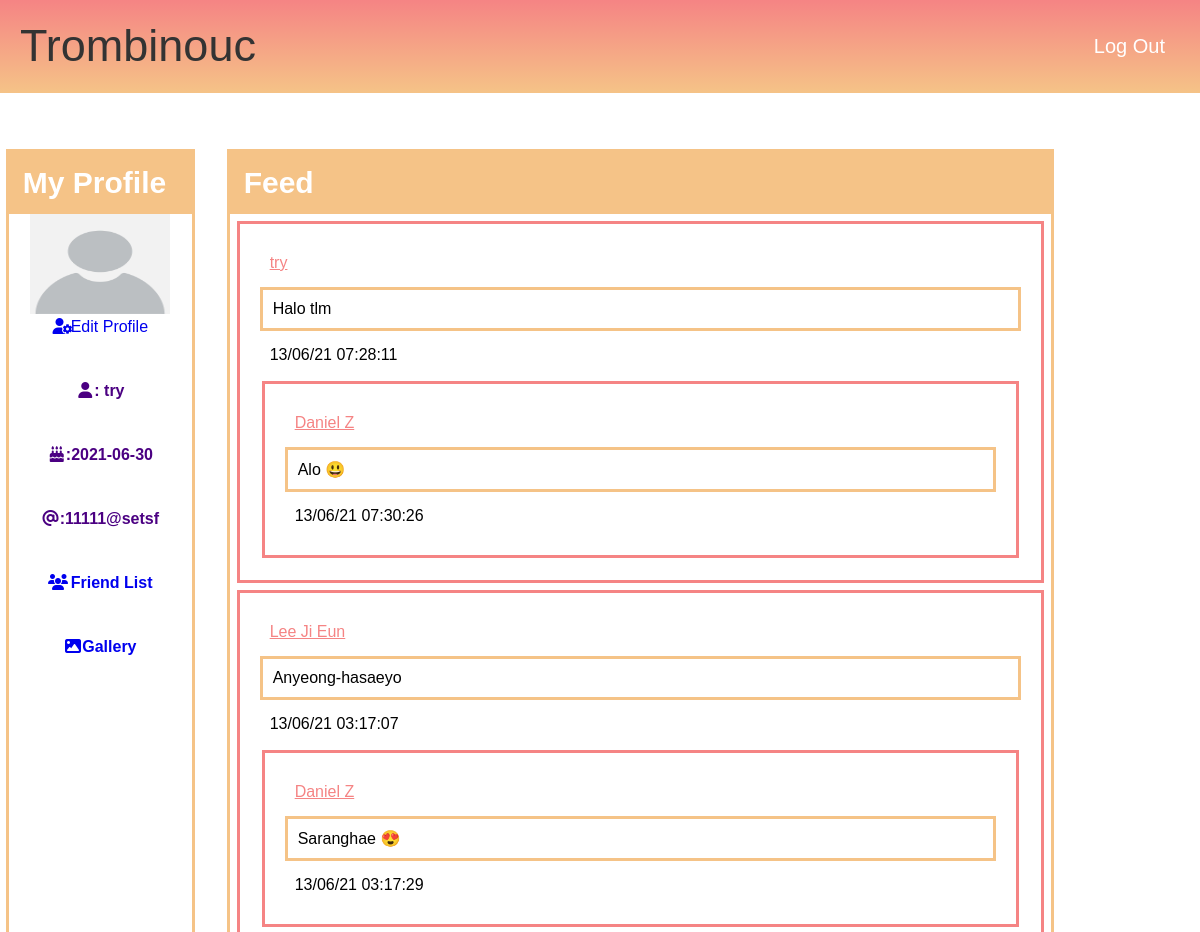
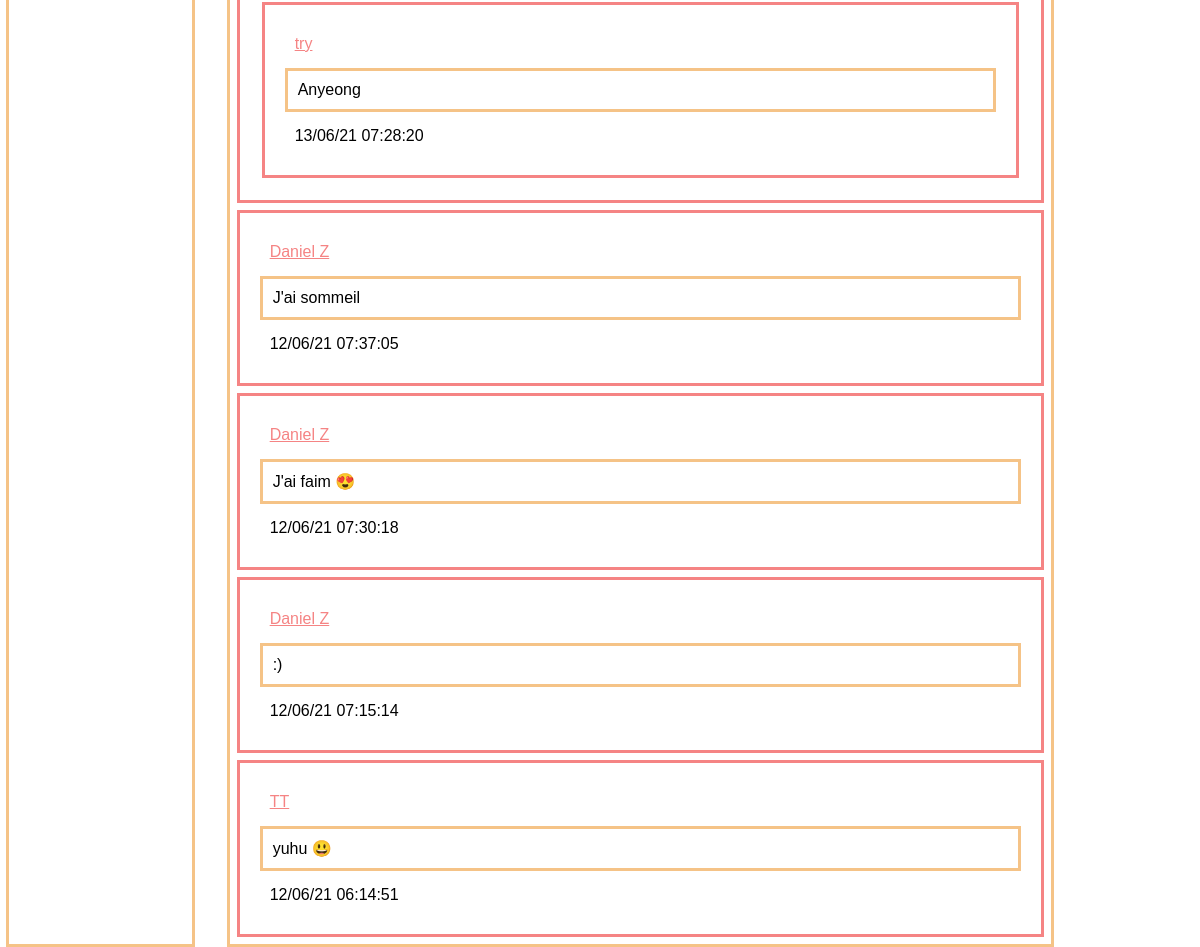
Page /acceuil.php (signed in) on the committed database (2 pictures, top to bottom).
### tables this page shows
CREATE TABLE `STATUS` (
  `postid` int(11) NOT NULL,
  `uid` int(11) NOT NULL,
  `post` varchar(1000) NOT NULL,
  `date` varchar(100) NOT NULL
);

CREATE TABLE `SINSCRIRE` (
  `id` int(254) NOT NULL,
  `Name` varchar(50) NOT NULL,
  `Username` varchar(50) NOT NULL,
  `Birthdate` date NOT NULL,
  `Password` varchar(200) NOT NULL,
  `Email` varchar(50) NOT NULL,
  `img` varchar(250) DEFAULT NULL
);

CREATE TABLE `COMMENT` (
  `commentId` int(11) NOT NULL,
  `userId` int(11) NOT NULL,
  `commentPost` int(11) NOT NULL,
  `commentText` varchar(1000) NOT NULL,
  `commentTime` varchar(100) NOT NULL
);

### acceuil.php (the view, shortened to what this page needs)
<!DOCTYPE HTML>
<html>
	<head>
		<link rel="stylesheet" href="style-1.css" />
	</head>
	<body class="wrapper">
		<nav class="nav">
			<a>Trombinouc</a>
			<a href="logout.php">Log Out</a>
		</nav>
<?php
			echo "<section class='sidebar'>";
			echo "<h2>My Profile</h2>";
			echo		"<div class='picture'>";
			$img=strlen($_SESSION['img']);
			if($img!=0){
					echo "<img alt='Profil' src='./includes/Gallery/{$_SESSION['img']}' width='140' height='100'>";
					echo "</br>";
				}
			else{
					echo "<img alt='Profil' src='unknown.jpg' width='140' height='100'>";
				}
				echo "<a href='settings.php'><i class='fas fa-user-cog' ></i>Edit Profile</a>";
			echo		"</div>";
			if(isset($_SESSION['name'])){
				echo "<h4><i class='fas fa-user'></i>: ".$_SESSION['name'];
				echo "<i class='fas fa-birthday-cake'></i>:" .$_SESSION['date'];
				echo "<i class='fas fa-at'></i>:".$_SESSION['email'];
			}
				echo "<a href='friends.php'><i class='fas fa-users'></i> Friend List</a>";
				echo "<a href='./includes/Gallery/index_img.php'><i class='fas fa-image'></i>Gallery</a>";
		echo "</section>";
?>
		<section class="main">
                <h2>Feed</h2>
<?php
			include("base.php");
			$sql22 = "SELECT Name,post,date,postid,id FROM STATUS INNER JOIN SINSCRIRE ON id=uid ORDER BY date desc";
			$req22 = $bd->prepare($sql22);
			$req22->execute();
			$lesEnreg22 = $req22->fetchall();
			foreach($lesEnreg22 as $i){
				echo "<div class='box-2'>";
				echo "<p class='pinkTxt'>$i[Name]</p>";
				echo "<p>$i[post]</p>";
				echo "<p>$i[date]</p>";
				include("base.php");
				$sql33 = "SELECT Name,commentText,commentTime FROM COMMENT INNER JOIN STATUS ON postid=commentPost INNER JOIN SINSCRIRE ON id=userid WHERE postid='{$i[postid]}'";
				$req33 = $bd->prepare($sql33);
				$req33->execute();
				$lesEnreg33 = $req33->fetchall();
					foreach($lesEnreg33 as $k){
						echo "<div class='box-2'>";
						echo "<p class='pinkTxt'>$k[Name]</p>";
						echo "<p>$k[commentText]</p>";
						echo "<p>$k[commentTime]</p>";
						echo "</div>";
					}
				echo "</div>";
				}
?>
		</section>
	</body>
</html>

### style-1.css (style rules this page uses)
* { margin: 0; padding: 0; font-family: Georgia, Verdana, sans-serif; }
a:link { text-decoration: none; }
.wrapper { display: grid; height: 100vh; grid-template-columns: 0.5fr 2.5fr; grid-template-rows: 0.4fr 3fr 0.8fr; grid-template-areas: "nav nav" "sidebar main" "footer footer"; grid-gap: 2rem; }
.nav { grid-area: nav; background: linear-gradient(180deg, #f58484, #f5c387); color: white; margin-bottom: 2%; }
.main { grid-area: main; }
.nav a:nth-child(1) { color: white; float: left; font-size: 45px; padding: 20px; }
.nav a:nth-child(2) { color: white; float: right; font-size: 20px; padding: 35px; text-align: center; }
.main { border-style: solid; border-color: #f5c387; margin-right: 15%; margin-bottom: 1rem; }
.sidebar { border-style: solid; border-color: #f5c387; margin-left: 3%; margin-bottom: 1rem; }
.sidebar h4 { text-align: center; color : #4B0082; }
.picture { text-align: center; }
.main h2 { color: white; font-size: 30px; padding: 14px; background-color: #f5c387; }
.pinkTxt { color: #f58484; text-decoration: underline #f58484; }
.box-2 { padding: 15px; border-style: solid; border-color: #f58484; margin: 7px; position: relative; }
.box-2 p { text-align: left; margin: 5px; padding: 10px; }
.box-2 p:nth-child(2) { border-style: solid; border-color: #f5c387; }
.sidebar h2 { color: white; font-size: 30px; padding: 14px; background-color: #f5c387; }
i { width: 10%; height: 4rem; }

### rows in the picture
status: uid.Name "try", post "Halo tlm", date "13/06/21 07:28:11"
comment: userId.Name "Daniel Z", commentText "Alo 😃", commentTime "13/06/21 07:30:26"
status: uid.Name "Lee Ji Eun", post "Anyeong-hasaeyo", date "13/06/21 03:17:07"
comment: userId.Name "Daniel Z", commentText "Saranghae 😍", commentTime "13/06/21 03:17:29"
comment: userId.Name "try", commentText "Anyeong", commentTime "13/06/21 07:28:20"
status: uid.Name "Daniel Z", post "J'ai sommeil", date "12/06/21 07:37:05"
status: uid.Name "Daniel Z", post "J'ai faim 😍", date "12/06/21 07:30:18"
status: uid.Name "Daniel Z", post ":)", date "12/06/21 07:15:14"
status: uid.Name "TT", post "yuhu 😃", date "12/06/21 06:14:51"

### other values in the picture
$_SESSION['name'] "try"
$_SESSION['date'] "2021-06-30"
$_SESSION['email'] "11111@setsf"
